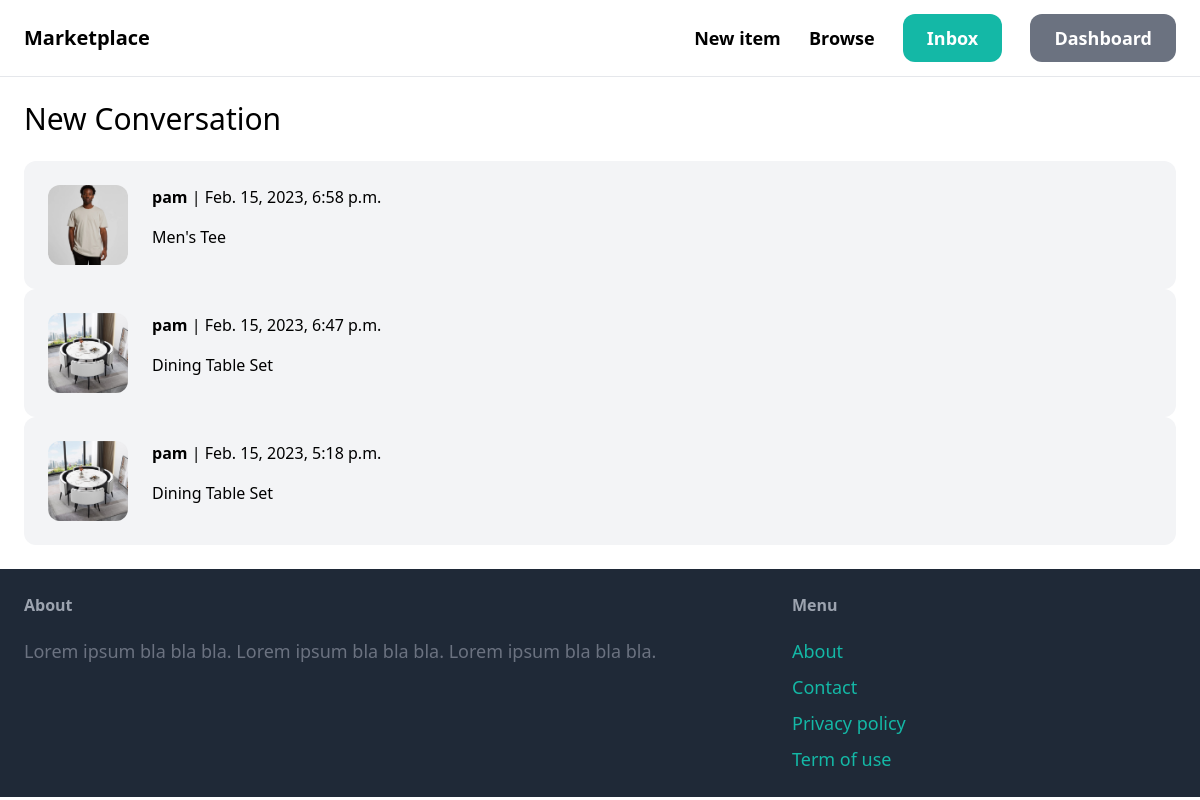
The page /inbox/ (signed in) on the database its author committed.
### conversation/models.py (models this page shows)
class Conversation(models.Model):
    item = models.ForeignKey(Item, related_name='conversations', on_delete=models.CASCADE)
    members = models.ManyToManyField(User, related_name='conversations')
    created_at = models.DateTimeField(auto_now_add=True)
    updated_at = models.DateTimeField(auto_now=True)
    class Meta:
        ordering = ('-updated_at',)

### items/models.py (models this page shows, shortened)
class Item(models.Model):
    name = models.CharField(max_length=255)
    category = models.ForeignKey(Category, related_name="items", on_delete=models.CASCADE)
    description = models.TextField(blank=True, null=True)
    price = models.FloatField()
    image = models.ImageField(blank=True, null=True)
    is_sold = models.BooleanField(default=False)
    created_by = models.ForeignKey(User, related_name="items", on_delete=models.CASCADE)
    created_at = models.DateTimeField(auto_now_add=True)
    deleted_at = models.DateTimeField(blank=True, null=True)
    class Meta:
        ordering = ('name',)

### conversation/views.py (the view)
# urls.py: path('', view=views.inbox, name='inbox'),
@login_required
def inbox(request):
    conversations = Conversation.objects.filter(members__in=[request.user.id])
    context = {'conversations': conversations}
    return render(request, 'conversation/inbox.html', context)

### conversation/templates/conversation/inbox.html (shortened to what this page needs)
{% extends 'core/base.html' %}
{% block content %}
    <h1 class="mb-6 text-3xl">New Conversation</h1>
    {% for conversation in conversations %}
        <a href="{% url 'conversation:detail' conversation.id %}">
            <div class="p-6 flex bg-gray-100 rounded-xl">
                <div class="pr-6">
                    <img src="{{ conversation.item.image.url }}" alt="{{ conversation.item.image.url }}" class="w-20 rounded-xl">
                </div>
                <div>
                    {% for member in  conversation.members.all %}
                        {% if member != request.user %}
                            <p class="mb-4"><strong>{{ member.username }}</strong> | {{ conversation.updated_at }}</p>
                            <p>{{ conversation.item.name }}</p>
                        {% endif %}
                    {% endfor %}
                </div>
            </div>
        </a>
    {% endfor %}
{% endblock %}

### rows shown on the page
Conversation: item.image (picture), updated_at "Feb. 15, 2023, 6:58 p.m.", item.name "Men's Tee"
Conversation: item.image (picture), updated_at "Feb. 15, 2023, 6:47 p.m.", item.name "Dining Table Set"
Conversation: item.image (picture), updated_at "Feb. 15, 2023, 5:18 p.m.", item.name "Dining Table Set"

### other values the page prints
{{ member.username }} "pam"
